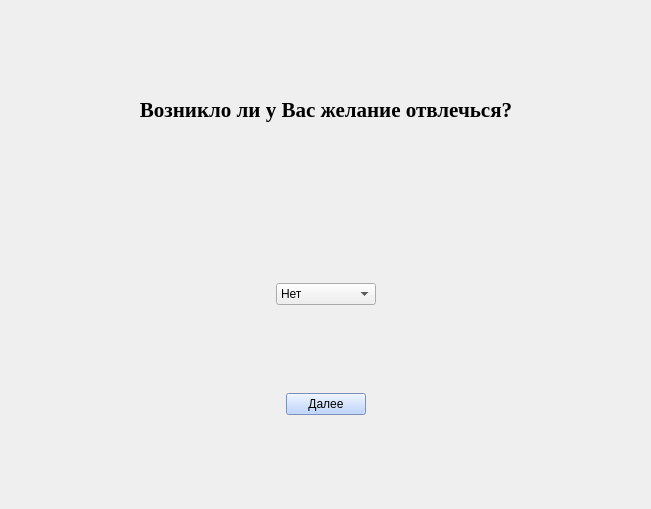
<?xml version="1.0" encoding="UTF-8"?>
<ui version="4.0">
 <class>Form</class>
 <widget class="QWidget" name="Form">
  <property name="geometry">
   <rect>
    <x>0</x>
    <y>0</y>
    <width>651</width>
    <height>509</height>
   </rect>
  </property>
  <property name="windowTitle">
   <string>Question</string>
  </property>
  <layout class="QGridLayout" name="gridLayout">
   <item row="2" column="1">
    <spacer name="verticalSpacer">
     <property name="orientation">
      <enum>Qt::Vertical</enum>
     </property>
     <property name="sizeHint" stdset="0">
      <size>
       <width>20</width>
       <height>40</height>
      </size>
     </property>
    </spacer>
   </item>
   <item row="5" column="1">
    <layout class="QHBoxLayout" name="horizontalLayout">
     <item>
      <widget class="QPushButton" name="pushButton">
       <property name="sizePolicy">
        <sizepolicy hsizetype="Fixed" vsizetype="Fixed">
         <horstretch>0</horstretch>
         <verstretch>0</verstretch>
        </sizepolicy>
       </property>
       <property name="styleSheet">
        <string notr="true">background-color: rgb(170, 200, 255);</string>
       </property>
       <property name="text">
        <string>Далее</string>
       </property>
      </widget>
     </item>
    </layout>
   </item>
   <item row="3" column="1">
    <layout class="QHBoxLayout" name="horizontalLayout_2">
     <item>
      <widget class="QComboBox" name="comboBox">
       <property name="sizePolicy">
        <sizepolicy hsizetype="Minimum" vsizetype="Fixed">
         <horstretch>0</horstretch>
         <verstretch>0</verstretch>
        </sizepolicy>
       </property>
       <property name="maximumSize">
        <size>
         <width>100</width>
         <height>16777215</height>
        </size>
       </property>
       <item>
        <property name="text">
         <string>Нет</string>
        </property>
       </item>
       <item>
        <property name="text">
         <string>Да</string>
        </property>
       </item>
      </widget>
     </item>
    </layout>
   </item>
   <item row="4" column="1">
    <spacer name="verticalSpacer_2">
     <property name="orientation">
      <enum>Qt::Vertical</enum>
     </property>
     <property name="sizeHint" stdset="0">
      <size>
       <width>20</width>
       <height>40</height>
      </size>
     </property>
    </spacer>
   </item>
   <item row="0" column="1">
    <spacer name="verticalSpacer_3">
     <property name="orientation">
      <enum>Qt::Vertical</enum>
     </property>
     <property name="sizeHint" stdset="0">
      <size>
       <width>20</width>
       <height>40</height>
      </size>
     </property>
    </spacer>
   </item>
   <item row="6" column="1">
    <spacer name="verticalSpacer_4">
     <property name="orientation">
      <enum>Qt::Vertical</enum>
     </property>
     <property name="sizeHint" stdset="0">
      <size>
       <width>20</width>
       <height>40</height>
      </size>
     </property>
    </spacer>
   </item>
   <item row="1" column="0">
    <spacer name="horizontalSpacer">
     <property name="orientation">
      <enum>Qt::Horizontal</enum>
     </property>
     <property name="sizeHint" stdset="0">
      <size>
       <width>40</width>
       <height>20</height>
      </size>
     </property>
    </spacer>
   </item>
   <item row="1" column="1">
    <layout class="QHBoxLayout" name="horizontalLayout_3">
     <item>
      <widget class="QTextBrowser" name="textBrowser">
       <property name="sizePolicy">
        <sizepolicy hsizetype="Minimum" vsizetype="Minimum">
         <horstretch>0</horstretch>
         <verstretch>0</verstretch>
        </sizepolicy>
       </property>
       <property name="minimumSize">
        <size>
         <width>400</width>
         <height>100</height>
        </size>
       </property>
       <property name="maximumSize">
        <size>
         <width>400</width>
         <height>100</height>
        </size>
       </property>
       <property name="font">
        <font>
         <family>Times New Roman</family>
         <pointsize>16</pointsize>
        </font>
       </property>
       <property name="styleSheet">
        <string notr="true">border: none;
background-color: transparent;</string>
       </property>
       <property name="html">
        <string>&lt;!DOCTYPE HTML PUBLIC &quot;-//W3C//DTD HTML 4.0//EN&quot; &quot;http://www.w3.org/TR/REC-html40/strict.dtd&quot;&gt;
&lt;html&gt;&lt;head&gt;&lt;meta name=&quot;qrichtext&quot; content=&quot;1&quot; /&gt;&lt;style type=&quot;text/css&quot;&gt;
p, li { white-space: pre-wrap; }
&lt;/style&gt;&lt;/head&gt;&lt;body style=&quot; font-family:'Times New Roman'; font-size:16pt; font-weight:400; font-style:normal;&quot;&gt;
&lt;p align=&quot;center&quot; style=&quot; margin-top:0px; margin-bottom:0px; margin-left:0px; margin-right:0px; -qt-block-indent:0; text-indent:0px;&quot;&gt;&lt;span style=&quot; font-weight:600;&quot;&gt;Возникло ли у Вас желание отвлечься?&lt;/span&gt;&lt;/p&gt;&lt;/body&gt;&lt;/html&gt;</string>
       </property>
      </widget>
     </item>
    </layout>
   </item>
   <item row="1" column="2">
    <spacer name="horizontalSpacer_2">
     <property name="orientation">
      <enum>Qt::Horizontal</enum>
     </property>
     <property name="sizeHint" stdset="0">
      <size>
       <width>40</width>
       <height>20</height>
      </size>
     </property>
    </spacer>
   </item>
   <item row="3" column="2">
    <spacer name="horizontalSpacer_3">
     <property name="orientation">
      <enum>Qt::Horizontal</enum>
     </property>
     <property name="sizeHint" stdset="0">
      <size>
       <width>40</width>
       <height>20</height>
      </size>
     </property>
    </spacer>
   </item>
   <item row="3" column="0">
    <spacer name="horizontalSpacer_4">
     <property name="orientation">
      <enum>Qt::Horizontal</enum>
     </property>
     <property name="sizeHint" stdset="0">
      <size>
       <width>40</width>
       <height>20</height>
      </size>
     </property>
    </spacer>
   </item>
   <item row="5" column="0">
    <spacer name="horizontalSpacer_5">
     <property name="orientation">
      <enum>Qt::Horizontal</enum>
     </property>
     <property name="sizeHint" stdset="0">
      <size>
       <width>40</width>
       <height>20</height>
      </size>
     </property>
    </spacer>
   </item>
   <item row="5" column="2">
    <spacer name="horizontalSpacer_6">
     <property name="orientation">
      <enum>Qt::Horizontal</enum>
     </property>
     <property name="sizeHint" stdset="0">
      <size>
       <width>40</width>
       <height>20</height>
      </size>
     </property>
    </spacer>
   </item>
  </layout>
 </widget>
 <resources/>
 <connections/>
</ui>
